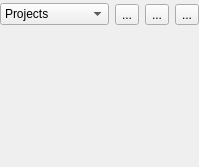
<?xml version="1.0" encoding="UTF-8"?>
<ui version="4.0">
 <class>RightPane</class>
 <widget class="QWidget" name="RightPane">
  <property name="geometry">
   <rect>
    <x>0</x>
    <y>0</y>
    <width>199</width>
    <height>167</height>
   </rect>
  </property>
  <property name="windowTitle">
   <string>Form</string>
  </property>
  <layout class="QGridLayout" name="gridLayout">
   <property name="margin">
    <number>0</number>
   </property>
   <property name="spacing">
    <number>0</number>
   </property>
   <item row="0" column="0">
    <widget class="Utils::StyledBar" name="widget" native="true">
     <property name="maximumSize">
      <size>
       <width>16777215</width>
       <height>29</height>
      </size>
     </property>
     <layout class="QHBoxLayout" name="horizontalLayout">
      <property name="margin">
       <number>0</number>
      </property>
      <item>
       <widget class="QComboBox" name="comboBox">
        <item>
         <property name="text">
          <string>Projects</string>
         </property>
        </item>
        <item>
         <property name="text">
          <string>Opened Files</string>
         </property>
        </item>
        <item>
         <property name="text">
          <string>File System</string>
         </property>
        </item>
        <item>
         <property name="text">
          <string>Bookmarks</string>
         </property>
        </item>
       </widget>
      </item>
      <item>
       <widget class="QToolButton" name="rightPaneFilter">
        <property name="toolTip">
         <string>Filter</string>
        </property>
        <property name="text">
         <string>...</string>
        </property>
        <property name="icon">
         <iconset resource="../../3rdparty/qtcreator/fancywidgets/core.qrc">
          <normaloff>:/core/images/filtericon.png</normaloff>:/core/images/filtericon.png</iconset>
        </property>
       </widget>
      </item>
      <item>
       <widget class="QToolButton" name="rightPaneSplit">
        <property name="toolTip">
         <string>Split Pane</string>
        </property>
        <property name="text">
         <string>...</string>
        </property>
        <property name="icon">
         <iconset resource="../../3rdparty/qtcreator/fancywidgets/core.qrc">
          <normaloff>:/core/images/splitbutton_horizontal.png</normaloff>:/core/images/splitbutton_horizontal.png</iconset>
        </property>
       </widget>
      </item>
      <item>
       <widget class="QToolButton" name="rightPaneClose">
        <property name="toolTip">
         <string>Close current pane</string>
        </property>
        <property name="text">
         <string>...</string>
        </property>
        <property name="icon">
         <iconset resource="../../3rdparty/qtcreator/fancywidgets/core.qrc">
          <normaloff>:/core/images/closebutton.png</normaloff>:/core/images/closebutton.png</iconset>
        </property>
       </widget>
      </item>
     </layout>
    </widget>
   </item>
   <item row="1" column="0">
    <widget class="QWidget" name="rightPaneContainer" native="true">
     <layout class="QVBoxLayout" name="verticalLayout">
      <property name="margin">
       <number>0</number>
      </property>
     </layout>
    </widget>
   </item>
  </layout>
 </widget>
 <customwidgets>
  <customwidget>
   <class>Utils::StyledBar</class>
   <extends>QWidget</extends>
   <header location="global">styledbar.h</header>
   <container>1</container>
  </customwidget>
 </customwidgets>
 <resources>
  <include location="../../3rdparty/qtcreator/fancywidgets/core.qrc"/>
 </resources>
 <connections/>
</ui>
